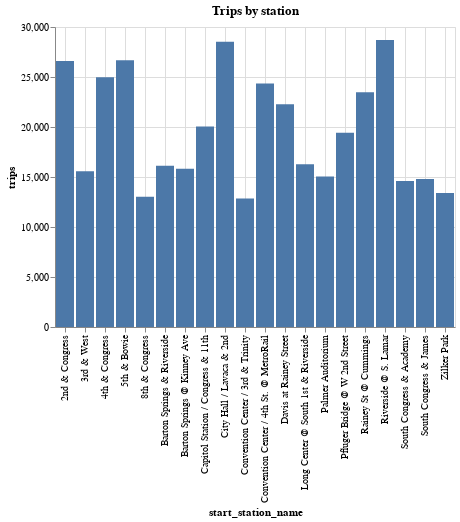

Here is the notebook cell this chart was saved with:
### Code cell
%chart start_station_name, trips, title = "Trips by station", height = 200, width = 700

### Figure 1 — Vega-Lite specification as saved in the notebook (floating-point values rounded to 4 significant figures)
{"$schema": "https://vega.github.io/schema/vega-lite/v3.json", "data": {"format": {"type": "csv"}, "values": "\"start_station_name\",\"trips\"\n\"Riverside @ S. Lamar\",\"28695\"\n\"City Hall / Lavaca & 2nd\",\"28535\"\n\"5th & Bowie\",\"26669\"\n\"2nd & Congress\",\"26612\"\n\"4th & Congress\",\"24972\"\n\"Convention Center / 4th St. @ MetroRail\",\"24357\"\n\"Rainey St @ Cummings\",\"23468\"\n\"Davis at Rainey Street\",\"22273\"\n\"Capitol Station / Congress & 11th\",\"20056\"\n\"Pfluger Bridge @ W 2nd Street\",\"19434\"\n\"Long Center @ South 1st & Riverside\",\"16285\"\n\"Barton Springs & Riverside\",\"16130\"\n\"Barton Springs @ Kinney Ave\",\"15816\"\n\"3rd & West\",\"15576\"\n\"Palmer Auditorium\",\"15044\"\n\"South Congress & James\",\"14802\"\n\"South Congress & Academy\",\"14607\"\n\"Zilker Park\",\"13390\"\n\"8th & Congress\",\"13034\"\n\"Convention Center / 3rd & Trinity\",\"12848\"\n"}, "encoding": {"x": {"axis": {"grid": true, "title": "start_station_name"}, "field": "start_station_name", "type": "nominal"}, "y": {"axis": {"grid": true, "title": "trips"}, "field": "trips", "type": "quantitative"}}, "height": "200", "mark": {"color": "#4C78A8", "type": "bar"}, "title": "Trips by station", "width": "700"}
